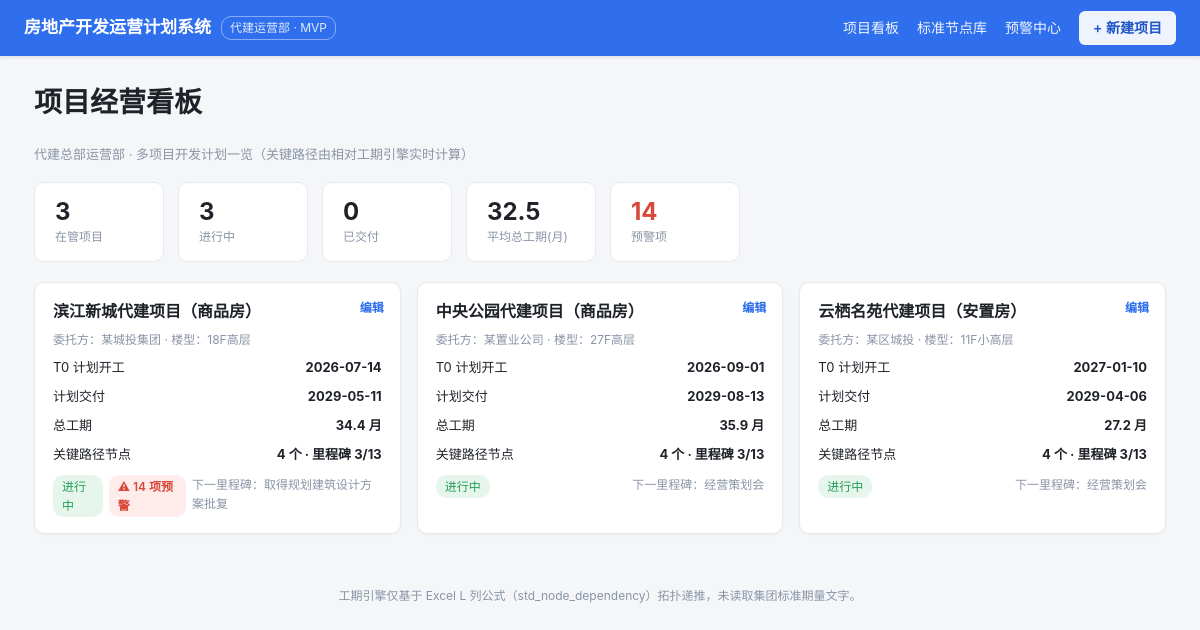
The page / on the database its author committed.
### tables this page shows
CREATE TABLE "project" ("id" INTEGER PRIMARY KEY, "name" TEXT, "client" TEXT, "building_type_id" INTEGER, "plan_start" TEXT, "plan_deliver" TEXT, "status" TEXT, "prereq_json" TEXT);

CREATE TABLE "building_type" ("id" INTEGER PRIMARY KEY, "code" TEXT, "name" TEXT);

CREATE TABLE "std_node" ("id" INTEGER PRIMARY KEY, "excel_row" INTEGER, "level" TEXT, "seq" INTEGER, "name" TEXT, "profession_id" INTEGER, "deliverable" TEXT, "support_doc" TEXT, "duration" INTEGER, "tmpl_finish_formula" TEXT, "depend_row" INTEGER, "offset_days" INTEGER, "base_is_t0" INTEGER, "has_condition" INTEGER, "version_no" INTEGER);

### app/app.py (the view)
@app.route("/")
def dashboard():
    con = db(); cur = con.cursor()
    cur.execute("SELECT id,name,client,building_type_id,plan_start,plan_deliver,status,prereq_json FROM project ORDER BY id")
    projects = cur.fetchall()
    cur.execute("SELECT id,name FROM building_type")
    bt = {r["id"]: r["name"] for r in cur.fetchall()}
    cur.execute("SELECT pn.project_id AS pid, COUNT(*) AS c FROM alert_record ar "
                "JOIN plan_node pn ON ar.plan_node_id=pn.id GROUP BY pn.project_id")
    alert_by_proj = {r["pid"]: r["c"] for r in cur.fetchall()}
    cur.close(); con.close()
    cards = []
    for p in projects:
        t0 = p["plan_start"]
        eng = engine_for(t0, p["prereq_json"], p["id"])
        d = eng.to_dict(project=p["name"])
        upcoming = [m for m in d["milestones"] if m["date"] and m["date"] >= TODAY.isoformat()]
        next_ms = upcoming[0] if upcoming else None
        cards.append(dict(
            id=p["id"], name=p["name"], client=p["client"],
            building_type=bt.get(p["building_type_id"], "—"),
            t0=(t0.isoformat() if hasattr(t0, "isoformat") else str(t0)),
            delivery=d["delivery_date"],
            total_months=d["total_months"], total_days=d["total_days"],
            crit_nodes=len(d["critical_path"]),
            crit_miles=sum(1 for m in d["milestones"] if m["critical"]),
            status=p["status"],
            next_milestone=next_ms,
            alerts=alert_by_proj.get(p["id"], 0),
        ))
    kpi = dict(
        total=len(cards),
        on_going=sum(1 for c in cards if c["status"] == "进行中"),
        delivered=sum(1 for c in cards if c["status"] == "已交付"),
        avg_months=round(sum(c["total_months"] or 0 for c in cards) / len(cards), 1) if cards else 0,
        alerts=sum(alert_by_proj.values()),
    )
    return render_template("dashboard.html", cards=cards, kpi=kpi)

### app/app.py (called while the page is built)
def db():
    return get_conn()

def engine_for(t0, prereq_json=None, project_id=None):
    return RelativeDateEngine(t0, prereq_json, project_id)

### db/dbconn.py (called while the page is built, shortened)
def _dict_factory(cursor, row):
    return {col[0]: row[i] for i, col in enumerate(cursor.description)}

def get_conn():
    con = sqlite3.connect(SQLITE_PATH, check_same_thread=False)
    con.row_factory = _dict_factory
    con.execute("PRAGMA journal_mode=DELETE")
    con.execute("PRAGMA busy_timeout=5000")
    return con

### db/engine.py (called while the page is built)
    def _parse_prereq(self, prereq_json):
        if not prereq_json:
            return {}
        try:
            pj = json.loads(prereq_json) if isinstance(prereq_json, str) else prereq_json
        except Exception:
            return {}
        res = {}
        for k, v in pj.items():
            if isinstance(k, str) and k.startswith("p") and v not in (None, ""):
                try:
                    pid = int(k[1:])
                except Exception:
                    continue
                code = self.prereq_code.get(pid)
                if code:
                    res[code] = int(v) if code == "topfloor" else v
        return res

    def _cond_match(self, cond):
        pv = self.prereq.get(cond["param"])
        if pv is None:
            return False
        cv = cond["value"]; op = cond["op"]
        if op == "=":
            return str(pv) == str(cv)
        if op == "<>":
            return str(pv) != str(cv)
        try:
            pv = float(pv); cv = float(cv)
        except Exception:
            return False
        return {">=": pv >= cv, "<=": pv <= cv, ">": pv > cv, "<": pv < cv}[op]

    def _eval_offset(self, expr):
        if expr is None:
            return None
        if "topfloor" not in expr:
            return int(eval(expr, {"__builtins__": {}}, {}))
        val = self.prereq.get("topfloor") or 0
        safe = re.sub(r"[^0-9topfloor+\-*/(). ]", "", expr)
        return int(eval(safe, {"__builtins__": {}}, {"topfloor": float(val)}))

    def _ancestors(self, nid):
        s = set(); cur = nid; g = 0
        while cur and cur not in s and g < 2000:
            s.add(cur)
            prev = None
            for (cid, did, drow, off, bt) in self.deps:
                if cid == cur and did in self.nodes:
                    prev = did; break
            cur = prev; g += 1
        return s

### app/templates/dashboard.html (shortened to what this page needs)
<meta charset="UTF-8">{% extends "base.html" %}
{% block content %}
<h1>项目经营看板</h1>
<div class="page-sub">代建总部运营部 · 多项目开发计划一览（关键路径由相对工期引擎实时计算）</div>
<div class="kpis">
  <div class="kpi"><b>{{ kpi.total }}</b><span>在管项目</span></div>
  <div class="kpi"><b>{{ kpi.on_going }}</b><span>进行中</span></div>
  <div class="kpi"><b>{{ kpi.delivered }}</b><span>已交付</span></div>
  <div class="kpi"><b>{{ kpi.avg_months }}</b><span>平均总工期(月)</span></div>
  <div class="kpi"><b style="color:{% if kpi.alerts %}var(--crit){% else %}var(--ok){% endif %}">{{ kpi.alerts }}</b><span>预警项</span></div>
</div>
<div class="grid">
  {% for c in cards %}
  <div class="pcard">
    <a class="pcard-link" href="{{ url_for('project_detail', pid=c.id) }}"></a>
    <a class="pcard-edit" href="{{ url_for('edit_project', pid=c.id) }}">编辑</a>
    <h3>{{ c.name }}</h3>
    <div class="meta">委托方：{{ c.client }} · 楼型：{{ c.building_type }}</div>
    <div class="row"><span>T0 计划开工</span><b>{{ c.t0 }}</b></div>
    <div class="row"><span>计划交付</span><b>{{ c.delivery }}</b></div>
    <div class="row"><span>总工期</span><b>{{ c.total_months }} 月</b></div>
    <div class="row"><span>关键路径节点</span><b>{{ c.crit_nodes }} 个 · 里程碑 {{ c.crit_miles }}/13</b></div>
    <div class="row" style="margin-top:10px">
      {% if c.status=='进行中' %}<span class="badge b-ongoing">进行中</span>{% else %}<span class="badge b-delivered">{{ c.status }}</span>{% endif %}
      {% if c.alerts %}<a class="badge b-alert" href="{{ url_for('project_alerts', pid=c.id) }}">⚠ {{ c.alerts }} 项预警</a>{% endif %}
      {% if c.next_milestone %}<span class="muted" style="font-size:12px">下一里程碑：{{ c.next_milestone.name }}</span>{% endif %}
    </div>
  </div>
  {% endfor %}
</div>
{% endblock %}

### app/templates/base.html (shortened to what this page needs)
<!DOCTYPE html>
<html lang="zh-CN">
<head>
<link href="{{ url_for('static', filename='style.css') }}" rel="stylesheet">
</head>
<body>
<header class="topbar">
  <div class="brand">房地产开发运营计划系统<span class="tag-ver">代建运营部 · MVP</span></div>
  <nav>
    <a href="{{ url_for('dashboard') }}">项目看板</a>
    <a href="{{ url_for('std_nodes') }}">标准节点库</a>
    <a href="{{ url_for('alert_center') }}">预警中心</a>
    <a class="btn-new" href="{{ url_for('new_project') }}">+ 新建项目</a>
  </nav>
</header>
<main class="container">
  {% block content %}{% endblock %}
</main>
<footer class="foot">工期引擎仅基于 Excel L 列公式（std_node_dependency）拓扑递推，未读取集团标准期量文字。</footer>
</body>
</html>

### app/static/style.css (style rules this page uses)
:root { --bg: #f5f6f8; --panel: #ffffff; --ink: #1f2329; --muted: #8a94a6; --line: #e6e9ef; --brand: #2f6fed; --brand-d: #1f54c4; --ok: #1f9d55; --warn: #e8820c; --crit: #d9483b; }
* { box-sizing: border-box; }
html, body { margin: 0; padding: 0; }
body { font-family: -apple-system, "Segoe UI", "PingFang SC", "Microsoft YaHei", sans-serif; background: var(--bg); color: var(--ink); font-size: 14px; line-height: 1.6; }
.topbar { display: flex; align-items: center; justify-content: space-between; height: 56px; padding: 0 24px; background: var(--brand); color: #fff; box-shadow: 0 1px 4px rgba(0,0,0,.12); }
.brand { font-size: 17px; font-weight: 700; display: flex; align-items: center; gap: 10px; }
.tag-ver { font-size: 12px; font-weight: 400; opacity: .85; border: 1px solid rgba(255,255,255,.5); padding: 1px 8px; border-radius: 10px; }
.topbar nav { display: flex; align-items: center; gap: 18px; }
.topbar nav a { color: #fff; text-decoration: none; opacity: .92; }
.btn-new { background: #fff; color: var(--brand-d) !important; padding: 6px 14px; border-radius: 6px; font-weight: 600; }
.container { max-width: 1180px; margin: 24px auto; padding: 0 24px; }
.foot { text-align: center; color: var(--muted); font-size: 12px; padding: 28px 0; }
.grid { display: grid; grid-template-columns: repeat(auto-fill, minmax(320px, 1fr)); gap: 16px; }
.pcard { position: relative; background: var(--panel); border: 1px solid var(--line); border-radius: 10px; padding: 16px 18px; box-shadow: 0 1px 3px rgba(0,0,0,.04); transition: box-shadow .15s ease, transform .15s ease; }
.pcard h3 { margin: 0 34px 6px 0; font-size: 16px; }
.pcard .meta { color: var(--muted); font-size: 12px; }
.pcard .row { display: flex; justify-content: space-between; margin-top: 8px; font-size: 13px; }
.pcard-link { position: absolute; inset: 0; z-index: 1; border-radius: 10px; }
.pcard-edit { position: absolute; top: 15px; right: 16px; z-index: 2; font-size: 12px; font-weight: 600; color: var(--brand); text-decoration: none; }
.pcard .b-alert { position: relative; z-index: 2; text-decoration: none; }
.kpis { display: flex; gap: 14px; margin-bottom: 20px; flex-wrap: wrap; }
.kpi { background: var(--panel); border: 1px solid var(--line); border-radius: 10px; padding: 14px 20px; min-width: 130px; }
.kpi b { display: block; font-size: 24px; font-weight: 700; line-height: 1.25; }
.kpi span { color: var(--muted); font-size: 12px; }
.muted { color: var(--muted); }
.page-sub { color: var(--muted); font-size: 13px; margin: 6px 0 18px; }
.badge { display: inline-block; font-size: 12px; padding: 2px 9px; border-radius: 10px; margin-right: 6px; }
.b-ongoing { background: #e7f6ed; color: var(--ok); }
.b-alert { background: #fdecea; color: var(--crit); font-weight: 600; }

### rows shown on the page
project: name "滨江新城代建项目（商品房）", client "某城投集团", t0 "2026-07-14"
building_type: building_type "18F高层"
std_node: next_milestone.name "取得规划建筑设计方案批复"
project: name "中央公园代建项目（商品房）", client "某置业公司", t0 "2026-09-01"
building_type: building_type "27F高层"
std_node: next_milestone.name "经营策划会" "经营策划会"
project: name "云栖名苑代建项目（安置房）", client "某区城投", t0 "2027-01-10"
building_type: building_type "11F小高层"

### other values the page prints
{{ kpi.total }} "3"
{{ kpi.on_going }} "3"
{{ kpi.delivered }} "0"
{{ kpi.avg_months }} "32.5"
{{ kpi.alerts }} "14"
{{ c.delivery }} "2029-05-11" "2029-08-13" "2029-04-06"
{{ c.total_months }} "34.4" "35.9" "27.2"
{{ c.crit_nodes }} "4" "4" "4"
{{ c.crit_miles }} "3" "3" "3"
{{ c.alerts }} "14"
